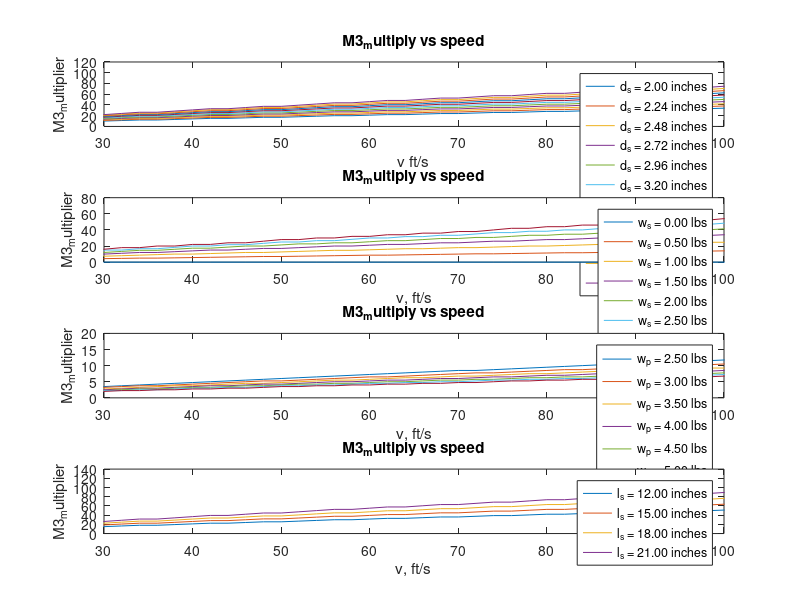

Write MATLAB code to recreate this figure.
%% Task 005.A
clear all; clc;

%--------------------------------- Inputs
%---Assumptions
T = 10; % lbs
L = 10;  % lbs
plane_weight = 6;
Cd_sensor = 0.04; % unitless
Cd_plane = 0.027; % unitless
A_wing = 5; % ft^2

track_length = 3000; % ft
flight_time = 10*60; % seconds
rho = 0.002377; % slug/ft^3
rho_sensor = 1.05675; % slug/ft^3 --> Selected PC plastic 34 lb/ft^3

%---Governing constants
g_acceleration = 32.17405; %ft/s^2
M3_maxscore = 3;
length_to_diameter = 4;

%------------------ Equations
sensor_diameter = [1/12:0.5/12:85/12]; % ft
sensor_length = length_to_diameter * sensor_diameter;   % ft
num_laps = floor(linspace(1,20,length(sensor_diameter))); % unitless
A_sensor = pi/4 * sensor_diameter.^2; % ft^2
vel_range = track_length .* num_laps / flight_time; % ft/s

Vol_sensorhead = (2/3) * pi * (sensor_diameter./2).^3; % ft^3
Vol_sensorbody = pi * (sensor_diameter./2).^2;  % ft^3
sensor_weight = rho_sensor * (Vol_sensorhead + Vol_sensorbody) * g_acceleration; % lb

D_sensor = zeros(length(sensor_diameter), length(sensor_diameter));
D_plane = zeros(length(sensor_diameter), length(sensor_diameter));
Thrust = zeros(length(sensor_diameter), length(sensor_diameter));

for i=1:length(sensor_diameter)
    for j = 1:length(sensor_diameter)
        
        D_sensor(i,j) = 0.5 * Cd_sensor * pi / 4 * sensor_diameter(1,i)^2 * rho * (vel_range(1,j))^2;
        D_plane(i,j) = 0.5 * Cd_plane * A_wing * rho * (vel_range(1,j))^2;
        Thrust(i,j) = D_plane(i,j) + D_sensor(i,j);
    end
%     M3_our_range(1,i) =  num_laps(1,i) * sensor_length(1,i) * sensor_weight(1,i);
end

%-------Velocity as function of sensor length
X = 0.5 * Cd_plane * A_wing * rho;
Y = (pi/8) * Cd_sensor * rho;
A = flight_time / track_length; % s*laps/ft
for i=1:length(sensor_length)
    max_velocity(1,i)  = sqrt(16*T /(16*X + Y*sensor_length(1,i)^2 ));
    max_laps(1,i) = A * sqrt(16*T /(16*X + Y*sensor_length(1,i)^2 ));
    max_laps_int(1,i) = floor(A * sqrt(16*T /(16*X + Y*sensor_length(1,i)^2 )));
end

Mp = 4;                     %takeoff weight of the plane except the sensor
Ms = 1.5;                   %weight of the sensor
d  = 2/12;                  %diameter of the sensor
len = 12/12;                %length of the sensor
var_span = [-1.5:0.5:1.5];  %span for sensor weight
var_span2 = [0:0.02:0.2];   %span for sensor diameter or length
var_span3 = [0:0.25:0.8];   %span for sensor length

vel = [0:2:150];            %velocity
T = 10;                     %thrust in lb
llap = 3000;                %3000ft / lap
FT = 600;                   %flight time  =  10min
for i=1:length(var_span2)
    for j=1:length(vel)
       %diameter_calc(1,j) = sqrt(3*(T - Mp - Ms)/(Y * vel(1, j)) - X/Y);
       num_laps_calc = floor(1/(llap * (Mp + Ms)) * (T * vel(1, j) * FT - (X + Y * (d + var_span2(1, i))^2)/3 * vel(1, j)^3 * FT));
       
       M3_multi_diameter(i,j) =  Ms * 4 * (d + var_span2(1, i)) * num_laps_calc;
    end
end

for i=1:length(var_span)
    for j=1:length(vel)
        %sensor_weight_calc(1,j) = T - Mp - (X + Y*d^2)/3 * vel(1, j)^2;
        num_laps_calc = floor(1/(llap * (Mp + (Ms + var_span(1, i)))) * (T * vel(1, j) * FT - (X + Y * d^2)/3 * vel(1, j)^3 * FT));
        
        M3_multi_sensor_weight(i,j) =  (Ms + var_span(1, i)) * 4 * d * num_laps_calc;
    end
end

for i=1:length(var_span)
    for j=1:length(vel)
        num_laps_calc = floor(1/(llap * ((Mp + var_span(1, i)) + Ms)) * (T * vel(1, j) * FT - (X + Y * d^2)/3 * vel(1, j)^3 * FT));
        
        M3_multi_plane_weight(i,j) = Ms * d * num_laps_calc;
    end
end

for i=1:length(var_span3)
    for j=1:length(vel)
        num_laps_calc = floor(1/(llap * (Mp + Ms)) * (T * vel(1, j) * FT - (X + Y * d^2)/3 * vel(1, j)^3 * FT));
        
        M3_multi_sensor_length(i,j) = Ms * (len + var_span3(1, i)) * num_laps_calc;
    end
end





subplot(4,1,1);
for i = 1:length(var_span2)
    plot(vel, M3_multi_diameter(i, :), 'DisplayName', sprintf('d_s = %.2f inches',(d + var_span2(1, i)) * 12));
    hold on;
end
hold off;
legend('show');
title('M3_multiply vs speed');
xlabel('v ft/s');
ylabel('M3_multiplier');
xlim([30 100]);

subplot(4,1,2);
for i = 1:length(var_span)
    plot(vel, M3_multi_sensor_weight(i, :), 'DisplayName', sprintf('w_s = %.2f lbs', Ms + var_span(1, i)));
    hold on;
end
hold off;
legend('show');
title('M3_multiply vs speed');
xlabel('v, ft/s');
ylabel('M3_multiplier');
xlim([30 100]);

subplot(4,1,3);
for i = 1:length(var_span)
    plot(vel, M3_multi_plane_weight(i, :), 'DisplayName', sprintf('w_p = %.2f lbs', Mp + var_span(1, i)));
    hold on;
end
hold off;
legend('show');
title('M3_multiply vs speed');
xlabel('v, ft/s');
ylabel('M3_multiplier');
xlim([30 100]);

subplot(4,1,4);
for i = 1:length(var_span3)
    plot(vel, M3_multi_sensor_length(i, :), 'DisplayName', sprintf('l_s = %.2f inches', 12 * (len + var_span3(1, i))));
    hold on;
end
hold off;
legend('show');
title('M3_multiply vs speed');
xlabel('v, ft/s');
ylabel('M3_multiplier');
xlim([30 100]);

% subplot(3,2,1);
% plot(12*sensor_length/4, max_velocity);
% title('Velocity vs sensor length');
% xlabel('sensor diameter, in');
% ylabel('Velocity, ft/s');
% xlim([0 10]);
% 
% subplot(3,2,2);
% plot(12*sensor_length/4, max_laps);
% title('# of laps vs sensor length');
% xlabel('sensor diameter, in');
% ylabel('# of Laps');
% xlim([0 10]);
% 
% subplot(3,2,3);
% plot(12*sensor_length/4, max_laps_int);
% title('# of whole laps vs sensor length');
% xlabel('sensor diameter, in');
% ylabel('# of Whole Laps');
% xlim([0 10]);
% 
% 
% subplot(3,2,4);
% plot(12*sensor_diameter,Thrust(169,:));
% title('Thrust vs sensor length');
% xlabel('sensor diameter, in');
% ylabel('Thrust, lb');
% xlim([0 10]);
% 
% subplot(3,2,5);
% plot(12*sensor_diameter,sensor_weight+plane_weight);
% title('Plane weight vs sensor length');
% xlabel('sensor diameter, in');
% ylabel('Plane Weight, lb');
% ylim([0 15]);
% 
% for i=1:13
%     
%     M3_score_numerator(1,i) = sensor_length(1,i) * sensor_weight(1,i) * max_laps(1,i);
% end
% 
% M3_best_denominator = max(M3_score_numerator);
% M3_score = 2 + M3_score_numerator ./ M3_best_denominator; 

% subplot(3,2,5);
% plot(M3_score);
% title('M3 Score feasible range');
% ylabel('M3 Score, pts');
